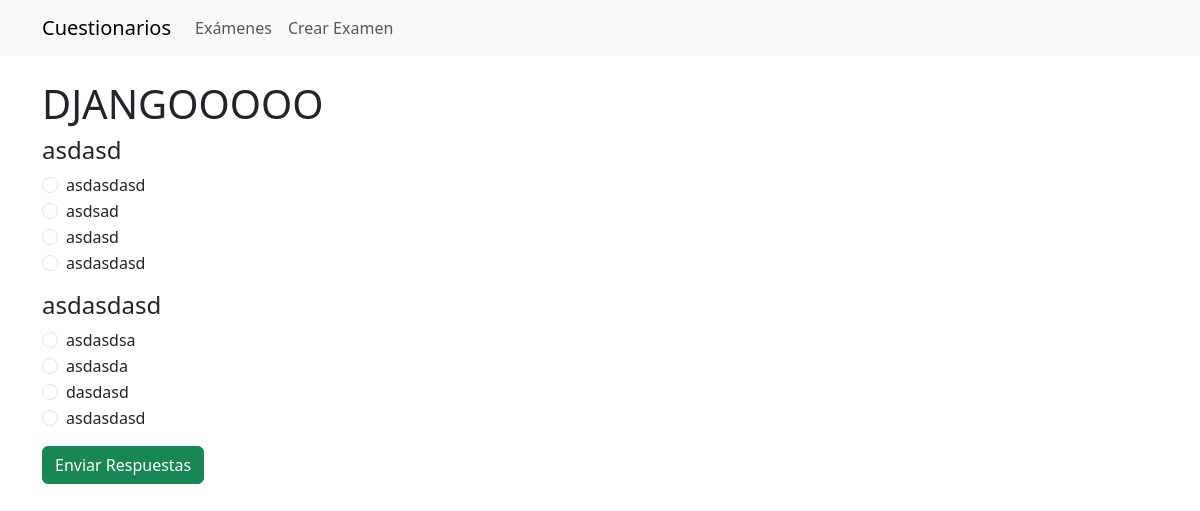
The page /exam/1/play/ on the database its author committed.
### quiz/models.py (models this page shows, shortened)
class Exam(models.Model):
    title = models.CharField(max_length=200, verbose_name="Título")
    description = models.TextField(blank=True, verbose_name="Descripción")
    created_date = models.DateTimeField(auto_now_add=True)

class Question(models.Model):
    exam = models.ForeignKey(Exam, on_delete=models.CASCADE, related_name='questions')
    text = models.TextField(verbose_name="Texto de la pregunta")

class Choice(models.Model):
    question = models.ForeignKey(Question, on_delete=models.CASCADE, related_name='choices')
    text = models.CharField(max_length=200, verbose_name="Texto")
    is_correct = models.BooleanField(default=False, verbose_name="Es correcta")

### quiz/views.py (the view, shortened to what this page needs)
# urls.py: path('exam/<int:exam_id>/play/', views.exam_play, name='exam_play'),
def exam_play(request, exam_id):
    exam = get_object_or_404(Exam, id=exam_id)
    questions = exam.questions.all().prefetch_related('choices')
    question_data = []
    return render(request, 'quiz/exam_play.html', {'exam': exam, 'questions': questions})

### quiz/templates/quiz/exam_play.html (shortened to what this page needs)
{% extends "base.html" %}
{% block content %}
<h1>{{ exam.title }}</h1>
<form method="post">
    {% if question_data %}
        {% for item in question_data %}
            <div class="mb-3">
                <h4>{{ item.question.text }}</h4>
                {% for choice in item.question.choices.all %}
                    <div class="form-check">
                        <input class="form-check-input" type="radio" name="question_{{ item.question.id }}" value="{{ choice.id }}" id="choice_{{ choice.id }}" {% if item.has_response and item.selected_choice.id == choice.id %}checked{% endif %}>
                        <label class="form-check-label" for="choice_{{ choice.id }}">
                            {{ choice.text }}
                        </label>
                    </div>
                {% endfor %}
                {% if item.has_response %}
                    {% if item.is_correct %}
                        <div class="alert alert-success mt-2">¡Respuesta Correcta!</div>
                    {% else %}
                        <div class="alert alert-danger mt-2">Respuesta Incorrecta.</div>
                    {% endif %}
                {% endif %}
            </div>
        {% endfor %}
    {% else %}
        {% for question in questions %}
            <div class="mb-3">
                <h4>{{ question.text }}</h4>
                {% for choice in question.choices.all %}
                    <div class="form-check">
                        <input class="form-check-input" type="radio" name="question_{{ question.id }}" value="{{ choice.id }}" id="choice_{{ choice.id }}">
                        <label class="form-check-label" for="choice_{{ choice.id }}">
                            {{ choice.text }}
                        </label>
                    </div>
                {% endfor %}
            </div>
        {% endfor %}
    {% endif %}
    <button type="submit" class="btn btn-success">Enviar Respuestas</button>
</form>
{% endblock %}

### rows shown on the page
Exam: title "DJANGOOOOO"
Question: text "asdasd"
Choice: text "asdasdasd"
Choice: text "asdsad"
Choice: text "asdasd"
Choice: text "asdasdasd"
Question: text "asdasdasd"
Choice: text "asdasdsa"
Choice: text "asdasda"
Choice: text "dasdasd"
Choice: text "asdasdasd"
